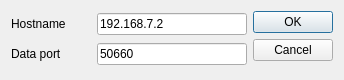
<?xml version="1.0" encoding="UTF-8"?>
<ui version="4.0">
 <class>StartUpDialog</class>
 <widget class="QDialog" name="StartUpDialog">
  <property name="geometry">
   <rect>
    <x>0</x>
    <y>0</y>
    <width>344</width>
    <height>80</height>
   </rect>
  </property>
  <property name="windowTitle">
   <string>Dialog</string>
  </property>
  <layout class="QHBoxLayout" name="horizontalLayout_3">
   <item>
    <layout class="QVBoxLayout" name="verticalLayout">
     <item>
      <layout class="QHBoxLayout" name="horizontalLayout_2">
       <item>
        <widget class="QLabel" name="label">
         <property name="minimumSize">
          <size>
           <width>80</width>
           <height>0</height>
          </size>
         </property>
         <property name="maximumSize">
          <size>
           <width>80</width>
           <height>16777215</height>
          </size>
         </property>
         <property name="text">
          <string>Hostname</string>
         </property>
        </widget>
       </item>
       <item>
        <widget class="QLineEdit" name="lineEdit_host">
         <property name="text">
          <string>192.168.7.2</string>
         </property>
        </widget>
       </item>
      </layout>
     </item>
     <item>
      <layout class="QHBoxLayout" name="horizontalLayout">
       <item>
        <widget class="QLabel" name="label_port">
         <property name="minimumSize">
          <size>
           <width>80</width>
           <height>0</height>
          </size>
         </property>
         <property name="maximumSize">
          <size>
           <width>80</width>
           <height>16777215</height>
          </size>
         </property>
         <property name="text">
          <string>Data port</string>
         </property>
        </widget>
       </item>
       <item>
        <widget class="QLineEdit" name="lineEdit_port">
         <property name="text">
          <string>50660</string>
         </property>
        </widget>
       </item>
      </layout>
     </item>
    </layout>
   </item>
   <item>
    <widget class="QDialogButtonBox" name="buttonBox">
     <property name="orientation">
      <enum>Qt::Vertical</enum>
     </property>
     <property name="standardButtons">
      <set>QDialogButtonBox::Cancel|QDialogButtonBox::Ok</set>
     </property>
    </widget>
   </item>
  </layout>
 </widget>
 <resources/>
 <connections>
  <connection>
   <sender>buttonBox</sender>
   <signal>rejected()</signal>
   <receiver>StartUpDialog</receiver>
   <slot>reject()</slot>
   <hints>
    <hint type="sourcelabel">
     <x>316</x>
     <y>260</y>
    </hint>
    <hint type="destinationlabel">
     <x>286</x>
     <y>274</y>
    </hint>
   </hints>
  </connection>
  <connection>
   <sender>buttonBox</sender>
   <signal>accepted()</signal>
   <receiver>StartUpDialog</receiver>
   <slot>accept()</slot>
   <hints>
    <hint type="sourcelabel">
     <x>248</x>
     <y>254</y>
    </hint>
    <hint type="destinationlabel">
     <x>157</x>
     <y>274</y>
    </hint>
   </hints>
  </connection>
 </connections>
</ui>
